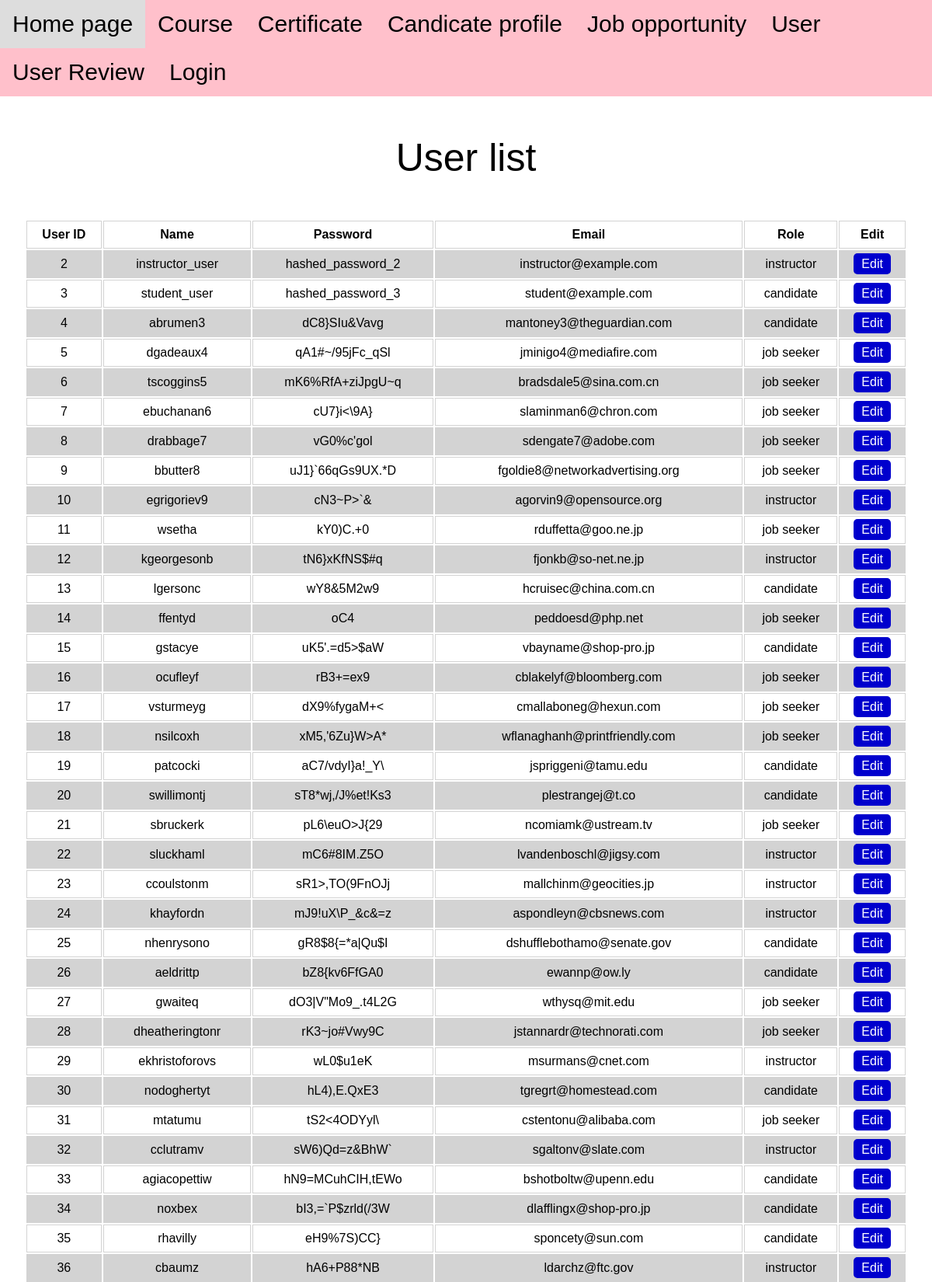
Page /page/user.php (upper part) on the committed database.
### tables this page shows
CREATE TABLE `users` (
  `user_id` int(11) NOT NULL,
  `username` varchar(255) NOT NULL,
  `password` varchar(255) NOT NULL,
  `email` varchar(255) NOT NULL,
  `user_role` varchar(20) NOT NULL
);

### page/user.php (the view, shortened to what this page needs)
<?php
  include_once('../includes/dbConnect.php');
  $sql = "SELECT * FROM users";
  $result = mysqli_query($conn, $sql);
  $resultCheck = mysqli_num_rows($result);
?>
<!DOCTYPE html>
<html lang="en">
  <head>
    <link rel="stylesheet" href="../css/web.css" />
  </head>
  <body>
    <div class="taskbar">
      <ul>
      <li class="mucluc"><a href="../index.php">Home page</a></li>
          <li class="mucluc"><a href="course.php">Course</a></li>
          <li class="mucluc"><a href="certificate.php">Certificate</a></li>
          <li class="mucluc"><a href="candicateprofile.php">Candicate profile</a></li>
          <li class="mucluc"><a href="jobopportunity.php"> Job opportunity</a></li>
          <li class="mucluc"><a href="User.php">User</a></li>
          <li class="mucluc"><a href="Userreview.php">User Review</a></li>
          <li class="mucluc"><a href="login.php">Login</a></li>
      </ul>
    </div>
    <p class="bcv-header">User list</p>
    <div style="margin: 2em;">
      <table style="width: 100%;">
        <tr>
          <th>User ID</th>
          <th>Name </th>
          <th>Password</th>
          <th>Email</th>
          <th>Role</th>
          <th>Edit</th>
        </tr>
      <?php
        if ($resultCheck > 0) {
         while ($row = mysqli_fetch_assoc($result)) {
      ?>
        <tr>
          <td><?php echo $row['user_id']; ?></td>
          <td><?php echo $row['username']; ?></td>
          <td><?php echo $row['password']; ?></td>
          <td><?php echo $row['email']; ?></td>
          <td><?php echo $row['user_role']; ?></td>
          <td><a href="#" class="btn">Edit</a></td>
        </tr>
      <?php
          }
        }
      ?>
      </table>
    </div>
  </body>
</html>

### css/web.css (style rules this page uses)
body { font-family: Arial, sans-serif; margin: 0; padding: 0; }
.taskbar { background-color:pink; overflow: hidden; display: flex; justify-content: center; }
.taskbar ul { list-style-type: none; margin: 0; padding: 0; }
.taskbar li { float: left; }
.taskbar li a { display: block; color: rgb(0, 0, 0); text-align: center; padding: 14px 16px; text-decoration: none; }
.mucluc { font-size: 30px; }
p { font-size: 18px; color: #ffffff; }
.bcv-header { color: black; text-align: center; font-size: 50px; }
td, th { border: 1px solid lightgray; text-align: center; padding: 8px; }
tr:nth-child(even) { background-color: lightgray; }
.btn { text-decoration: none; color: white; background: mediumblue; padding: 5px 10px; border-radius: 5px; }

### rows in the picture
users: user_id "2", username "instructor_user", password "hashed_password_2", email "instructor@example.com", user_role "instructor"
users: user_id "3", username "student_user", password "hashed_password_3", email "student@example.com", user_role "candidate"
users: user_id "4", username "abrumen3", password "dC8}SIu&Vavg", email "mantoney3@theguardian.com", user_role "candidate"
users: user_id "5", username "dgadeaux4", password "qA1#~/95jFc_qSl", email "jminigo4@mediafire.com", user_role "job seeker"
users: user_id "6", username "tscoggins5", password "mK6%RfA+ziJpgU~q", email "bradsdale5@sina.com.cn", user_role "job seeker"
users: user_id "7", username "ebuchanan6", password "cU7}i<\\9A}", email "slaminman6@chron.com", user_role "job seeker"
users: user_id "8", username "drabbage7", password "vG0%c'gol", email "sdengate7@adobe.com", user_role "job seeker"
users: user_id "9", username "bbutter8", password "uJ1}`66qGs9UX.*D", email "fgoldie8@networkadvertising.org", user_role "job seeker"
users: user_id "10", username "egrigoriev9", password "cN3~P>`&", email "agorvin9@opensource.org", user_role "instructor"
users: user_id "11", username "wsetha", password "kY0)C.+0", email "rduffetta@goo.ne.jp", user_role "job seeker"
users: user_id "12", username "kgeorgesonb", password "tN6}xKfNS$#q", email "fjonkb@so-net.ne.jp", user_role "instructor"
users: user_id "13", username "lgersonc", password "wY8&5M2w9", email "hcruisec@china.com.cn", user_role "candidate"
users: user_id "14", username "ffentyd", password "oC4", email "peddoesd@php.net", user_role "job seeker"
users: user_id "15", username "gstacye", password "uK5'.=d5>$aW", email "vbayname@shop-pro.jp", user_role "candidate"
users: user_id "16", username "ocufleyf", password "rB3+=ex9", email "cblakelyf@bloomberg.com", user_role "job seeker"
users: user_id "17", username "vsturmeyg", password "dX9%fygaM+<", email "cmallaboneg@hexun.com", user_role "job seeker"
users: user_id "18", username "nsilcoxh", password "xM5,'6Zu}W>A*", email "wflanaghanh@printfriendly.com", user_role "job seeker"
users: user_id "19", username "patcocki", password "aC7/vdyI}a!_Y\\", email "jspriggeni@tamu.edu", user_role "candidate"
users: user_id "20", username "swillimontj", password "sT8*wj,/J%et!Ks3", email "plestrangej@t.co", user_role "candidate"
users: user_id "21", username "sbruckerk", password "pL6\\euO>J{29", email "ncomiamk@ustream.tv", user_role "job seeker"
users: user_id "22", username "sluckhaml", password "mC6#8IM.Z5O", email "lvandenboschl@jigsy.com", user_role "instructor"
users: user_id "23", username "ccoulstonm", password "sR1>,TO(9FnOJj", email "mallchinm@geocities.jp", user_role "instructor"
users: user_id "24", username "khayfordn", password "mJ9!uX\\P_&c&=z", email "aspondleyn@cbsnews.com", user_role "instructor"
users: user_id "25", username "nhenrysono", password "gR8$8{=*a|Qu$I", email "dshufflebothamo@senate.gov", user_role "candidate"
users: user_id "26", username "aeldrittp", password "bZ8{kv6FfGA0", email "ewannp@ow.ly", user_role "candidate"
users: user_id "27", username "gwaiteq", password "dO3|V\"Mo9_.t4L2G", email "wthysq@mit.edu", user_role "job seeker"
users: user_id "28", username "dheatheringtonr", password "rK3~jo#Vwy9C", email "jstannardr@technorati.com", user_role "job seeker"
users: user_id "29", username "ekhristoforovs", password "wL0$u1eK", email "msurmans@cnet.com", user_role "instructor"
users: user_id "30", username "nodoghertyt", password "hL4),E.QxE3", email "tgregrt@homestead.com", user_role "candidate"
users: user_id "31", username "mtatumu", password "tS2<4ODYyl\\", email "cstentonu@alibaba.com", user_role "job seeker"
users: user_id "32", username "cclutramv", password "sW6)Qd=z&BhW`", email "sgaltonv@slate.com", user_role "instructor"
users: user_id "33", username "agiacopettiw", password "hN9=MCuhCIH,tEWo", email "bshotboltw@upenn.edu", user_role "candidate"
users: user_id "34", username "noxbex", password "bI3,=`P$zrld(/3W", email "dlafflingx@shop-pro.jp", user_role "candidate"
users: user_id "35", username "rhavilly", password "eH9%7S)CC}", email "sponcety@sun.com", user_role "candidate"
users: user_id "36", username "cbaumz", password "hA6+P88*NB", email "ldarchz@ftc.gov", user_role "instructor"
